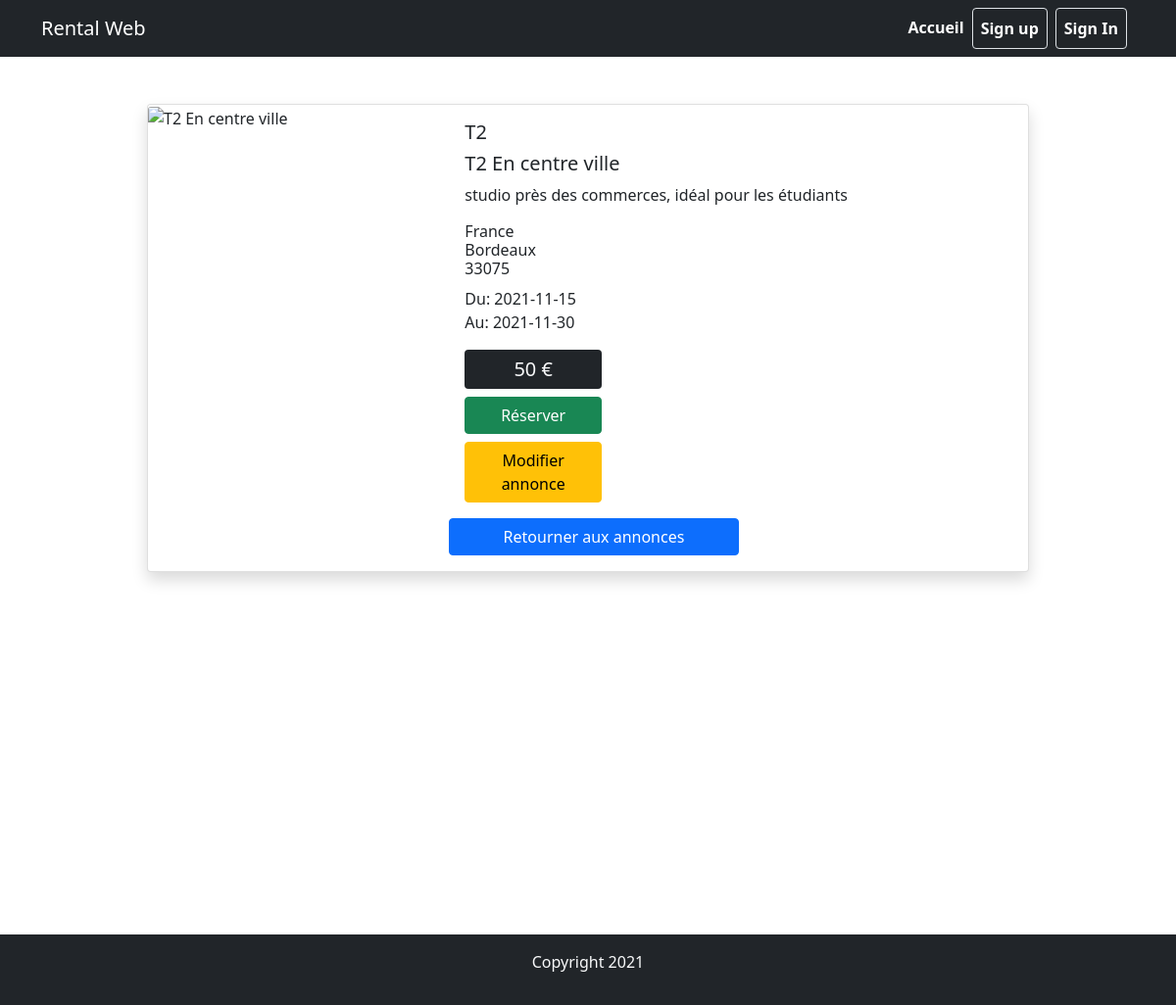
Page /app/annonce-details.php?id=1 on the committed database.
### tables this page shows
CREATE TABLE annonce(
  annonce_id INT NOT NULL PRIMARY KEY AUTO_INCREMENT,
  title VARCHAR (255) NOT NULL,
  type VARCHAR (255) NOT NULL,
  description TEXT NOT NULL,
  country VARCHAR (255) NOT NULL,
  town VARCHAR (255) NOT NULL,
  cp INT (25) NOT NULL,
  price FLOAT NOT NULL,
  image VARCHAR (600),
  rentalStart Date,
  rentalEnd Date
);

### app/_view-details.php (called while the page is built, shortened)
<?php
$id = $_GET['id'];
$viewAnnonce = "SELECT * from annonce WHERE annonce_id = :annonce_id";
$reqViewAnnonce = $connexion->prepare($viewAnnonce);
$reqViewAnnonce->bindValue(':annonce_id',$id);
$reqViewAnnonce->execute();
$annonce = $reqViewAnnonce->fetch();
?>

### app/annonce-details.php (the view, shortened to what this page needs)
<?php
require "includes/connect.php";
include_once "_head.php";
include_once "_view-details.php"
?>
<section class="vh-100 my-5">
    <div class="card mb-3 w-75 mx-auto rounded shadow">
        <div class="row no-gutters">
            <div class="col-md-4">
                <img src="<?php echo $annonce['image']; ?>" class="card-img" alt="<?php echo $annonce['title']; ?>">
            </div>
            <div class="col-md-8">
                <div class="card-body">
                    <h5 class="card-title"> <?php echo $annonce['type']; ?> </h5>
                    <h5 class="card-title"> <?php echo $annonce['title']; ?> </h5>
                    <p class="card-text"> <?php echo $annonce['description']; ?> </p>
                    <h6 class="card-title">
                        <?php echo $annonce['country']; ?> <br>
                        <?php echo $annonce['town']; ?> <br>
                        <?php echo $annonce['cp']; ?>
                    </h6>
                    <p class="card-text">
                        Du: <?php echo $annonce['rentalStart']; ?> <br>
                        Au: <?php echo $annonce['rentalEnd']; ?>
                    </p>
                    <h5 class="card-title bg-dark text-light text-center w-25 rounded p-2"> <?php echo $annonce['price']; ?> €</h5>
                    <button type="submit" class="btn btn-success w-25">Réserver</button>
                    <div class="mt-2">
                        <a href="edit-annonce.php?id=<?php echo $product['product_id']; ?>" class="btn btn-warning w-25 text-center">Modifier annonce</a>
                    </div>
                </div>
                <a href="page-annonces.php?id=<?php echo $annonce['annonce_id']; ?>" class="btn btn-primary mb-3 w-50">Retourner aux annonces</a>
            </div>
        </div>
    </div>
</section>
<?php include_once "_footer.php" ?>

### rows in the picture
annonce: type "T2", title "T2 En centre ville", description "studio près des commerces, idéal pour les étudiants", country "France", town "Bordeaux", cp "33075", rentalStart "2021-11-15", rentalEnd "2021-11-30", price "50"
